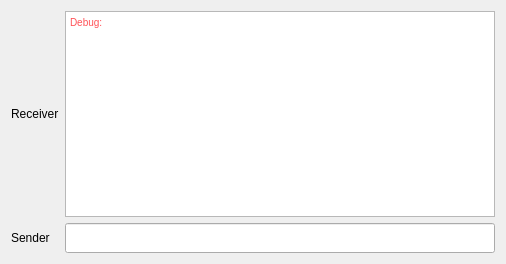
             <widget class="QWidget" name="scrollAreaWidgetContents_7">
              <property name="geometry">
               <rect>
                <x>0</x>
                <y>0</y>
                <width>506</width>
                <height>264</height>
               </rect>
              </property>
              <layout class="QVBoxLayout" name="verticalLayout_27">
               <item>
                <layout class="QGridLayout" name="gridLayout_4">
                 <item row="0" column="1">
                  <widget class="QTextEdit" name="teDebug">
                   <property name="font">
                    <font>
                     <weight>50</weight>
                     <italic>false</italic>
                     <bold>false</bold>
                     <kerning>true</kerning>
                    </font>
                   </property>
                   <property name="styleSheet">
                    <string notr="true">color: rgb(255, 82, 87);</string>
                   </property>
                   <property name="html">
                    <string>&lt;!DOCTYPE HTML PUBLIC &quot;-//W3C//DTD HTML 4.0//EN&quot; &quot;http://www.w3.org/TR/REC-html40/strict.dtd&quot;&gt;
&lt;html&gt;&lt;head&gt;&lt;meta name=&quot;qrichtext&quot; content=&quot;1&quot; /&gt;&lt;style type=&quot;text/css&quot;&gt;
p, li { white-space: pre-wrap; }
&lt;/style&gt;&lt;/head&gt;&lt;body style=&quot; font-family:'MS Shell Dlg 2'; font-size:7.8pt; font-weight:400; font-style:normal;&quot;&gt;
&lt;p style=&quot; margin-top:0px; margin-bottom:0px; margin-left:0px; margin-right:0px; -qt-block-indent:0; text-indent:0px;&quot;&gt;Debug:&lt;/p&gt;&lt;/body&gt;&lt;/html&gt;</string>
                   </property>
                  </widget>
                 </item>
                 <item row="1" column="0">
                  <widget class="QLabel" name="label_4">
                   <property name="text">
                    <string>Sender</string>
                   </property>
                  </widget>
                 </item>
                 <item row="1" column="1">
                  <widget class="QLineEdit" name="leTerminal">
                   <property name="minimumSize">
                    <size>
                     <width>0</width>
                     <height>30</height>
                    </size>
                   </property>
                  </widget>
                 </item>
                 <item row="0" column="0">
                  <widget class="QLabel" name="label_5">
                   <property name="text">
                    <string>Receiver</string>
                   </property>
                  </widget>
                 </item>
                </layout>
               </item>
              </layout>
             </widget>
